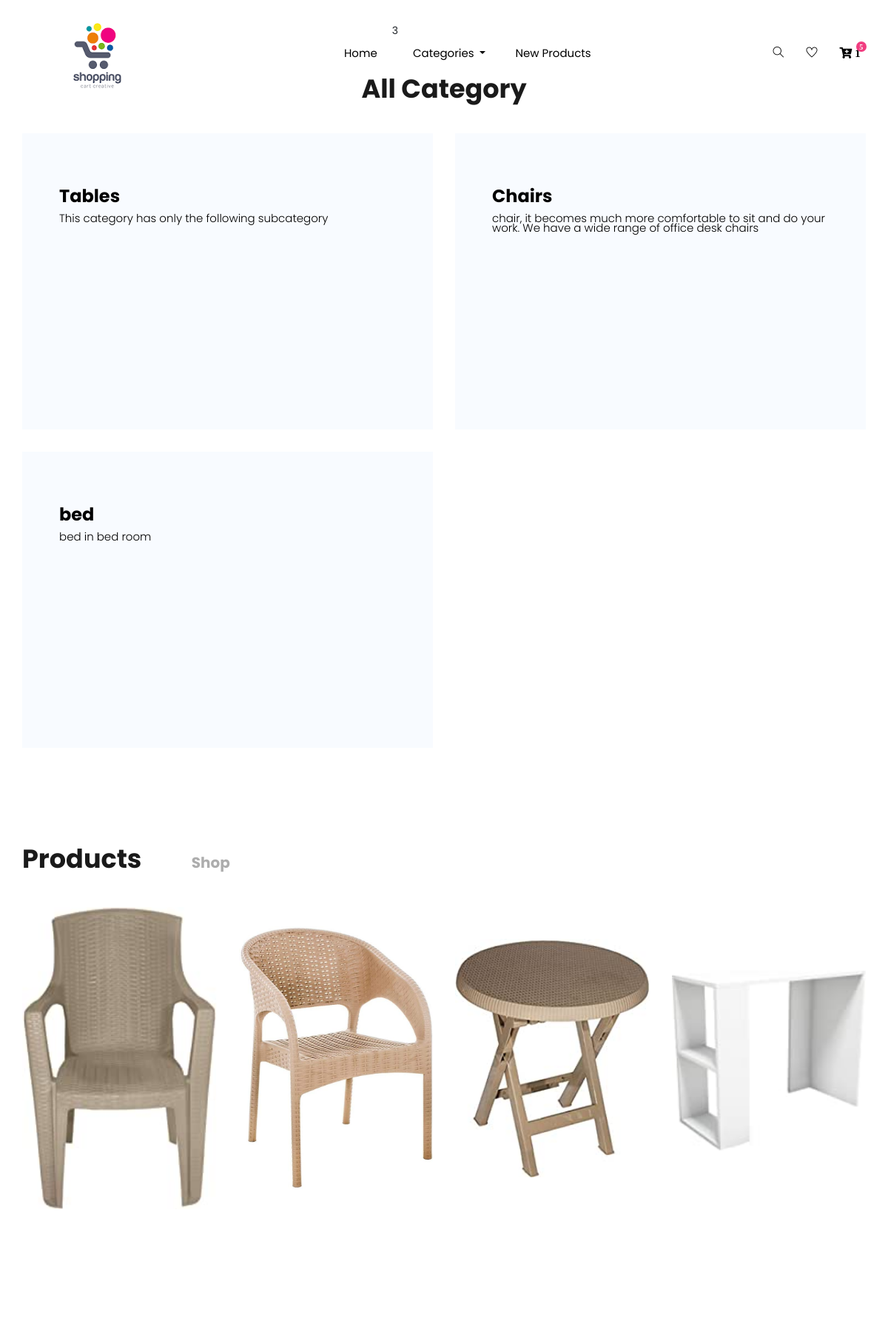
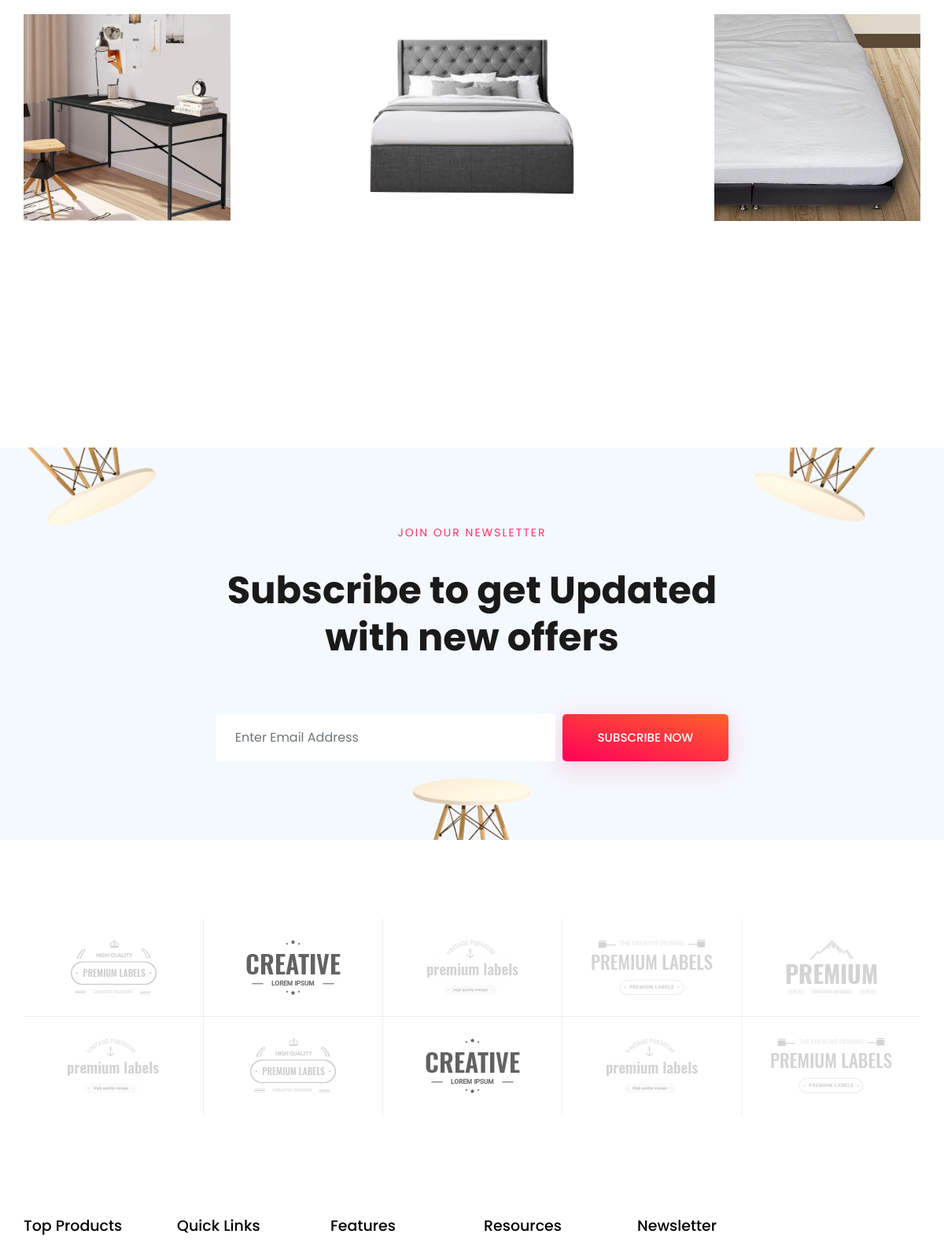
The page / (upper part) on the database its author committed (2 pictures, top to bottom).
### product/models.py (models this page shows, shortened)
class category(models.Model):
    name = models.CharField(max_length=200)
    description = models.TextField()

class product(models.Model):
    name = models.CharField(max_length=200)
    description = models.TextField()
    image = models.ImageField()
    price = models.DecimalField(max_digits=11,decimal_places=2)
    category_id = models.ForeignKey(category,on_delete=models.CASCADE)

### product/views.py (the view)
# urls.py: 2. Add a URL to urlpatterns:  path('', views.home, name='home')
def home(request):
    allcategory = category.objects.all()
    allproducts = product.objects.all()
    number =cart.objects.all().count()
    return render(request,'pages/home.html',{"allproducts":allproducts,"allcategory":allcategory,'number':number})

### templates/pages/home.html (shortened to what this page needs)
{% load static %}
<!doctype html>
<html lang="zxx">
<head>
    <link rel="stylesheet" href="{% static 'css/bootstrap.min.css' %}">
    <link rel="stylesheet" href="{% static 'css/animate.css' %}">
    <link rel="stylesheet" href="{% static 'css/owl.carousel.min.css' %}">
    <link rel="stylesheet" href="{% static 'css/all.css' %}">
    <link rel="stylesheet" href="{% static 'css/flaticon.css' %}">
    <link rel="stylesheet" href="{% static 'css/themify-icons.css' %}">
    <link rel="stylesheet" href="{% static 'css/magnific-popup.css' %}">
    <link rel="stylesheet" href="{% static 'css/slick.css' %}">
    <link rel="stylesheet" href="{% static 'css/style.css' %}">
</head>
<body>
    <header class="main_menu home_menu">
        <div class="container">
            <div class="row align-items-center">
                <div class="col-lg-12">
                    <nav class="navbar navbar-expand-lg navbar-light">
                        <a class="navbar-brand" href="/"> <img alt="logo"> </a>
                        <div class="collapse navbar-collapse main-menu-item" id="navbarSupportedContent">
                            <ul class="navbar-nav">
                                <li class="nav-item">
                                    <a class="nav-link" href="/">Home</a>
                                </li>3
                                <li class="nav-item dropdown">
                                    <a class="nav-link dropdown-toggle" href="blog.html" id="navbarDropdown_3"
                                        role="button" data-toggle="dropdown" aria-haspopup="true" aria-expanded="false">
                                        Categories
                                    </a>
                                </li>
                                <li class="nav-item">
                                    <a class="nav-link" href="/newproducts">new products</a>
                                </li>
                            </ul>
                        </div>
                        <div class="hearer_icon d-flex">
                            <a id="search_1" href="javascript:void(0)"><i class="ti-search"></i></a>
                            <a href=""><i class="ti-heart"></i></a>
                            <div class="dropdown cart">
                                <a class="dropdown-toggle" href="/cart/" >
                                    <i class="fas fa-cart-plus">   {{number}}</i>
                                </a>
                            </div>
                        </div>
                    </nav>
                </div>
            </div>
        </div>
    </header>
    <section class="feature_part padding_top">
        <div class="container">
            <div class="row justify-content-center">
                <div class="col-lg-8">
                    <div class="section_tittle text-center">
                        <h2>All Category</h2>
                    </div>
                </div>
            </div>
            <div class="row align-items-center justify-content-between">
                {% for i in allcategory %}
                <div class="col-lg-6 col-sm-6">
                    <div class="single_feature_post_text">
                        <h3>{{i.name}}</h3>
                        <p>{{i.description}}</p>
                    </div>
                </div>
                {% endfor %}
            </div>
        </div>
    </section>
    <section class="product_list section_padding">
        <div class="container">
            <div class="row justify-content-center">
                <div class="col-lg-12">
                    <div class="section_tittle text-center">
                        <h2>Products <span>shop</span></h2>
                    </div>
                </div>
            </div>
            <div class="row">
                <div class="col-lg-12">
                    <div class="product_list_slider owl-carousel">
                        <div class="single_product_list_slider">
                            <div class="row align-items-center justify-content-between">
                                {% for product in allproducts %}
                                <a href="product/{{product.id}}">
                                <div class="col-lg-3 col-sm-6">
                                    <div class="single_product_item">
                                        <img src="{{product.image.url}}" alt= >
                                        <div class="single_product_text">
                                        </div>
                                    </div>
                                </div>
                            </a>
                                {% endfor %}
                            </div>
                        </div>
                    </div>
                </div>
            </div>
        </div>
    </section>
    <section class="subscribe_area section_padding">
        <div class="container">
            <div class="row justify-content-center">
                <div class="col-lg-7">
                    <div class="subscribe_area_text text-center">
                        <h5>Join Our Newsletter</h5>
                        <h2>Subscribe to get Updated
                            with new offers</h2>
                        <div class="input-group">
                            <input type="text" class="form-control" placeholder="enter email address"
                                aria-label="Recipient's username" aria-describedby="basic-addon2">
                            <div class="input-group-append">
                                <a href="#" class="input-group-text btn_2" id="basic-addon2">subscribe now</a>
                            </div>
                        </div>
                    </div>
                </div>
            </div>
        </div>
    </section>
    <section class="client_logo padding_top">
        <div class="container">
            <div class="row align-items-center">
                <div class="col-lg-12">
                    <div class="single_client_logo">
                        <img src="img/client_logo/client_logo_1.png" alt="">
                    </div>
                    <div class="single_client_logo">
                        <img src="img/client_logo/client_logo_2.png" alt="">
                    </div>
                    <div class="single_client_logo">
                        <img src="img/client_logo/client_logo_3.png" alt="">
                    </div>
                    <div class="single_client_logo">
                        <img src="img/client_logo/client_logo_4.png" alt="">
                    </div>
                    <div class="single_client_logo">
                        <img src="img/client_logo/client_logo_5.png" alt="">
                    </div>
                    <div class="single_client_logo">
                        <img src="img/client_logo/client_logo_3.png" alt="">
                    </div>
                    <div class="single_client_logo">
                        <img src="img/client_logo/client_logo_1.png" alt="">
                    </div>
                    <div class="single_client_logo">
                        <img src="img/client_logo/client_logo_2.png" alt="">
                    </div>
                    <div class="single_client_logo">
                        <img src="img/client_logo/client_logo_3.png" alt="">
                    </div>
                    <div class="single_client_logo">
                        <img src="img/client_logo/client_logo_4.png" alt="">
                    </div>
                </div>
            </div>
        </div>
    </section>
    <footer class="footer_part">
        <div class="container">
            <div class="row justify-content-around">
                <div class="col-sm-6 col-lg-2">
                    <div class="single_footer_part">
                        <h4>Top Products</h4>
                    </div>
                </div>
                <div class="col-sm-6 col-lg-2">
                    <div class="single_footer_part">
                        <h4>Quick Links</h4>
                    </div>
                </div>
                <div class="col-sm-6 col-lg-2">
                    <div class="single_footer_part">
                        <h4>Features</h4>
                    </div>
                </div>
                <div class="col-sm-6 col-lg-2">
                    <div class="single_footer_part">
                        <h4>Resources</h4>
                    </div>
                </div>
                <div class="col-sm-6 col-lg-4">
                    <div class="single_footer_part">
                        <h4>Newsletter</h4>
                    </div>
                </div>
            </div>
        </div>
    </footer>
</body>
</html>

### product/static/css/all.css (style rules this page uses)
.fa, .fas, .far, .fal, .fab { -moz-osx-font-smoothing: grayscale; -webkit-font-smoothing: antialiased; display: inline-block; font-style: normal; font-variant: normal; text-rendering: auto; line-height: 1; }
.fa-cart-plus:before { content: "\f217"; }
.fa, .fas { font-family: 'Font Awesome 5 Free'; font-weight: 900; }

### rows shown on the page
category: name "Tables", description "This category has only the following subcategory"
category: name "Chairs", description "chair, it becomes much more comfortable to sit and do your work. We have a wide range of office desk chairs"
category: name "bed", description "bed in bed room"
product: image (picture)
product: image (picture)
product: image (picture)
product: image (picture)
product: image (picture)
product: image (picture)
product: image (picture)

### other values the page prints
{{ number }} "1"
